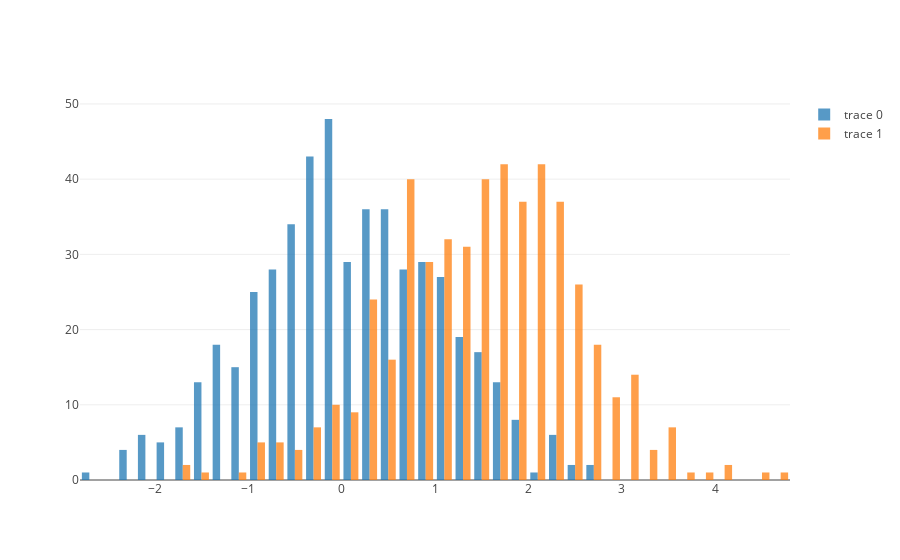

The notebook cell this image was saved under:
### Code cell
x0 = np.random.randn(500)
x1 = np.random.randn(500) + 1.5

trace1 = go.Histogram(
    x=x0,
    opacity=0.75
)

trace2 = go.Histogram(
    x=x1,
    opacity=0.75
)

data = [ trace1, trace2 ]
layout = go.Layout(barmode='overlay')
fig = go.Figure(data=data, layout=layout)

plotly.offline.iplot(data)

### Figure 1 — Plotly figure (JSON) as saved in the notebook; plotly's stock layout.template omitted (floating-point values rounded to 4 significant figures; data arrays with more than 128 entries replaced by an {"elided": "..."} marker saying what was removed)
{"data": [{"opacity": 0.75, "type": "histogram", "uid": "d27ac108-e935-11e8-8577-080027daca25", "x": {"elided": "500 float values"}}, {"opacity": 0.75, "type": "histogram", "uid": "d27ac109-e935-11e8-8577-080027daca25", "x": {"elided": "500 float values"}}], "layout": {}}
